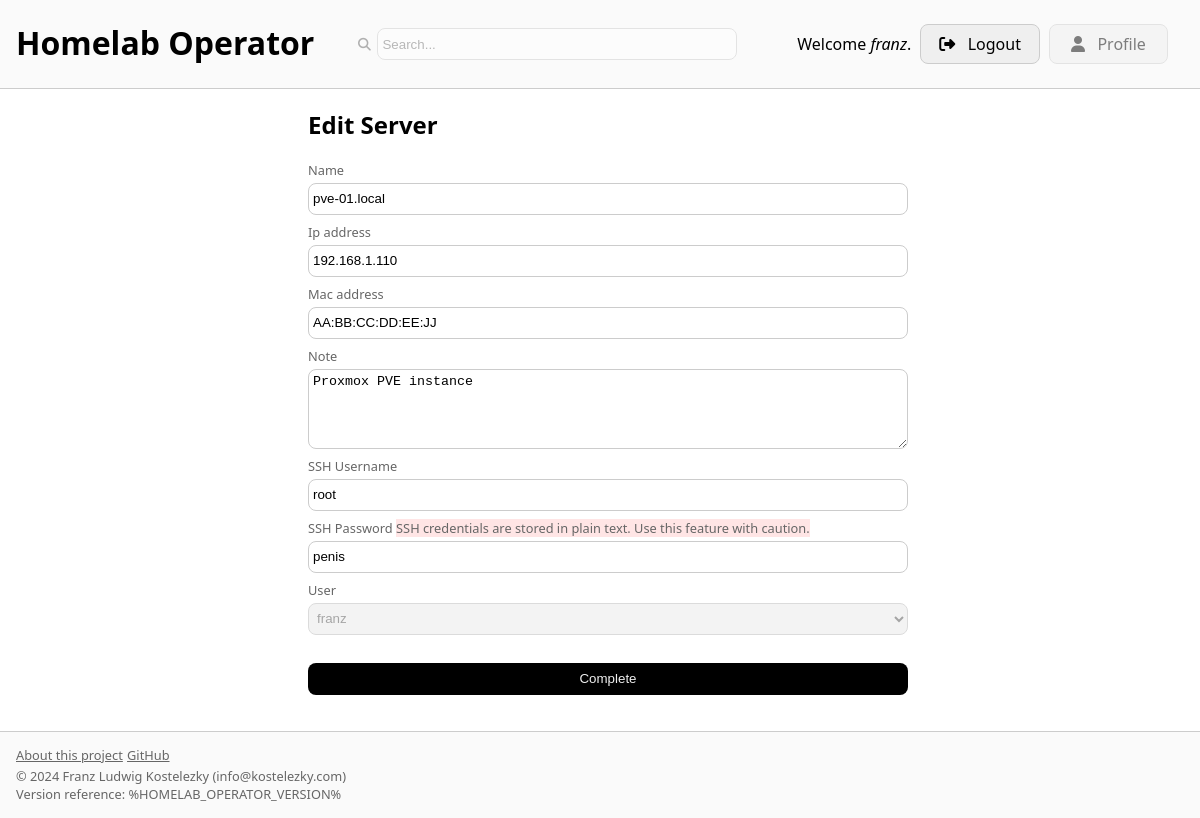
Page /edit/server/1/ (signed in) on the committed database.
### webui/models.py (models this page shows, shortened)
class Server(models.Model):
    name = models.CharField(max_length=100)
    ip_address = models.GenericIPAddressField()
    mac_address = models.CharField(max_length=17)
    note = models.TextField(null=True, blank=True)
    ssh_username = models.CharField(max_length=100, null=True, blank=True)
    ssh_password = models.CharField(max_length=100, null=True, blank=True)
    user = models.ForeignKey('auth.User', on_delete=models.CASCADE, null=True, blank=True)

### webui/views.py (the view)
# urls.py: path('edit/server/<int:server_id>/', views.edit_server, name='edit_server'),
@login_required
def edit_server(request, server_id):
    user = request.user
    server = Server.objects.get(id=server_id)
    if request.method == 'POST':
        form = ServerForm(request.POST, instance=server)
        if form.is_valid():
            server = form.save()
            server.user = user
            server.save()
            messages.success(request, f"Server {server.name} updated successfully")
            return redirect('dashboard')
    else:
        form = ServerForm(instance=server, user=user)
    context = {
        'form': form,
        'form_title': 'Edit Server',
    }
    return render(request, 'html_components/form.html', context)

### webui/forms.py
class ServerForm(ModelForm):
    def __init__(self, *args, **kwargs):
        user = kwargs.pop('user', None)
        super(ServerForm, self).__init__(*args, **kwargs)
        if user:
            self.fields['user'].initial = user
            self.fields['user'].disabled = True
        self.fields['ssh_username'].label = 'SSH Username'
        self.fields['ssh_password'].label = 'SSH Password'
        self.fields['ssh_password'].help_text = format_html('<span class="soft error">SSH credentials are stored in plain text. Use this feature with caution.</span>')
    class Meta:
        model = Server
        fields = '__all__'

### templates/html_components/form.html (shortened to what this page needs)
{% extends 'html/base.html' %}
{% block content %}
    <div class="login" style="width: 50vw; display: block; margin: auto;">
        <h2>
            {% if form_title %}
                {{ form_title }}
            {% else %}
                Form
            {% endif %}
        </h2>
        {% if form %}
            <form method="post" style="display: grid;">
                {% for field in form %}
                    <label class="soft" for="{{ field.id_for_label }}">
                        {{ field.label }}
                        {% if field.help_text %}
                            {{ field.help_text }}
                        {% endif %}
                    </label>
                    {{ field }}
                    <div class="spacer" style="height: 0.25rem;"></div>
                {% endfor %}
                <div class="spacer"></div>
                <input type="submit" value="Complete">
            </form>
        {% endif %}
    </div>
    <div class="spacer"></div>
{% endblock %}

### templates/html/base.html (shortened to what this page needs)
{% load static %}
<!DOCTYPE html>
<html lang="en">
<head>
    <link rel="stylesheet" type="text/css" href="{% static 'base.css' %}">
    <link rel="stylesheet" href="https://use.fontawesome.com/releases/v6.6.0/css/all.css">
</head>
<body>
    <div class="header">
        <h1 class="headline">
            <a href="/" style="text-decoration: none; color: black;">
                {% block headline %}Homelab Operator{% endblock %}
            </a>
        </h1>
        {% if user.is_authenticated %}
            <div class="no" style="margin: auto;">
                <i class="fas fa-search soft" style="margin-right: 0.15rem;"></i>
                <input type="text" placeholder="Search..." style="width: 30vw;">
            </div>
        {% endif %}
        {% if messages %}
            {% for message in messages %}
                <div class="floating message {{ message.tags }}">
                    {{ message }}
                </div>
            {% endfor %}
        {% else %}
            {% if user.is_authenticated and not messages %}
            <div style="margin: auto 2rem auto 1rem; width: max-content; display: flex;">
                <div style="margin: auto; min-width: max-content;">Welcome <i>{{ user.username }}</i>.</div>
                <div class="spacer" style="width: 2rem;"></div>
                {% include 'html_components/inline_button.html' with label='Logout' fa_icon='fa-right-from-bracket' href='/logout' %}
                <div class="spacer" style="width: 2rem;"></div>
                {% include 'html_components/inline_button.html' with label='Profile' fa_icon='fa-user' href='' %}
            </div>
            {% endif %}
        {% endif %}
    </div>
    <div class="main">
        {% block content %}{% endblock %}
        <div class="spacer"></div>
    </div>
    <div class="footer">
        <div>
            <a class="soft" href="/about">About this project</a>
            <a class="soft" href="https://github.com/flemk/homelab-operator" target="_blank">GitHub</a>
        </div>
        <div class="spacer" style="height: 0.15rem;"></div>
        <div class="soft">&copy; 2024 Franz Ludwig Kostelezky (info@kostelezky.com)</div>
        <div class="soft">Version reference: %HOMELAB_OPERATOR_VERSION%</div>
    </div>
</body>
</html>

### templates/html_components/inline_button.html (shortened to what this page needs)
{% if confirm %}
    <form method="post" action="/confirm">
        {% csrf_token %}
        <input type="hidden" name="redirect_url_confirmed" value="{{ redirect_url_confirmed }}">
        <input type="hidden" name="redirect_url_declined" value="{{ redirect_url_declined }}">
        <input type="hidden" name="title" value="{{ title }}">
        <input type="hidden" name="message" value="{{ message }}">
        <a class="info button" style="text-align: center; height: unset; max-width: 10rem; padding: 0.5rem;" onclick="event.preventDefault(); this.closest('form').submit();">
            <i class="fa-solid {{ fa_icon }} fa-1x"></i>
            {% if label %}
                &nbsp;
                <span>{{ label }}</span>
            {% endif %}
        </a>
    </form>
{% else %}
    <a href="{{ href | default:'#' }}" class="info button {% if not href %}no{% endif %}" style="text-align: center; height: unset; max-width: 10rem; padding: 0.5rem;" >
        <i class="fa-solid {{ fa_icon }} fa-1x"></i>
        {% if label %}
            <span>{{ label }}</span>
        {% endif %}
    </a>
{% endif %}

### static/base.css (style rules this page uses)
:root { --button-color: #000; --button-color-hover: #444; }
html, body { font-family: 'Segoe UI', Tahoma, Geneva, Verdana, sans-serif; margin: 0; padding: 0; width: 100vw; overflow-x: hidden; }
.header, .main, .footer { padding-left: 1rem; width: calc(100vw - 1rem); }
.header { border-bottom: 1px solid #ccc; display: flex; background-color: #efefef50; position: fixed; height: 5.5rem; }
.main { min-height: calc(100vh - 11rem); overflow-y: hidden; margin-top: 5.5rem; width: 70vw; margin-left: auto; margin-right: auto; }
.footer { border-top: 1px solid #ccc; background-color: #efefef50; width: -moz-available; height: 4rem; padding-top: .7rem; padding-bottom: .7rem; }
input, .input, textarea { border: none; border-radius: 0.5rem; padding: 0.25rem; width: 100%; margin: .25rem 0; display: inline-block; border: 1px solid #ccc; box-sizing: border-box; text-decoration: none; height: 2rem; }
textarea { min-height: 5rem; }
select { border: none; border-radius: 0.5rem; padding: 0.25rem; width: 100%; margin: .25rem 0; display: inline-block; border: 1px solid #ccc; box-sizing: border-box; text-decoration: none; height: 2rem; }
input[type=submit], .button { border: none; border-radius: 0.5rem; padding: 0.25rem; width: 100%; margin: .25rem 0; display: inline-block; box-sizing: border-box; text-decoration: none; height: 2rem; cursor: pointer; background-color: var(--button-color); color: #efefef; text-align: center; align-content: center; min-width: max-content; }
.info { background-color: #efefef !important; color: black !important; border: 1px solid #ccc; }
.error { background-color: #ffe5e5 !important; color: black !important; border: 1px solid red; }
.soft { color: #666 !important; border: none !important; font-size: .8rem !important; }
.spacer { height: 1rem; }
.no { cursor: not-allowed; filter: opacity(50%); }

### rows in the picture
Server: form "pve-01.local" "192.168.1.110" "AA:BB:CC:DD:EE:JJ" "Proxmox PVE instance" "root" "penis" "franz"

### other values in the picture
{{ user.username }} "franz"
{{ label }} "Logout Profile"
{{ field.label }} "Name" "Ip address" "Mac address" "Note" "SSH Username" "SSH Password" "User"
{{ field.help_text }} "SSH credentials are stored in plain text. Use this feature with caution."
